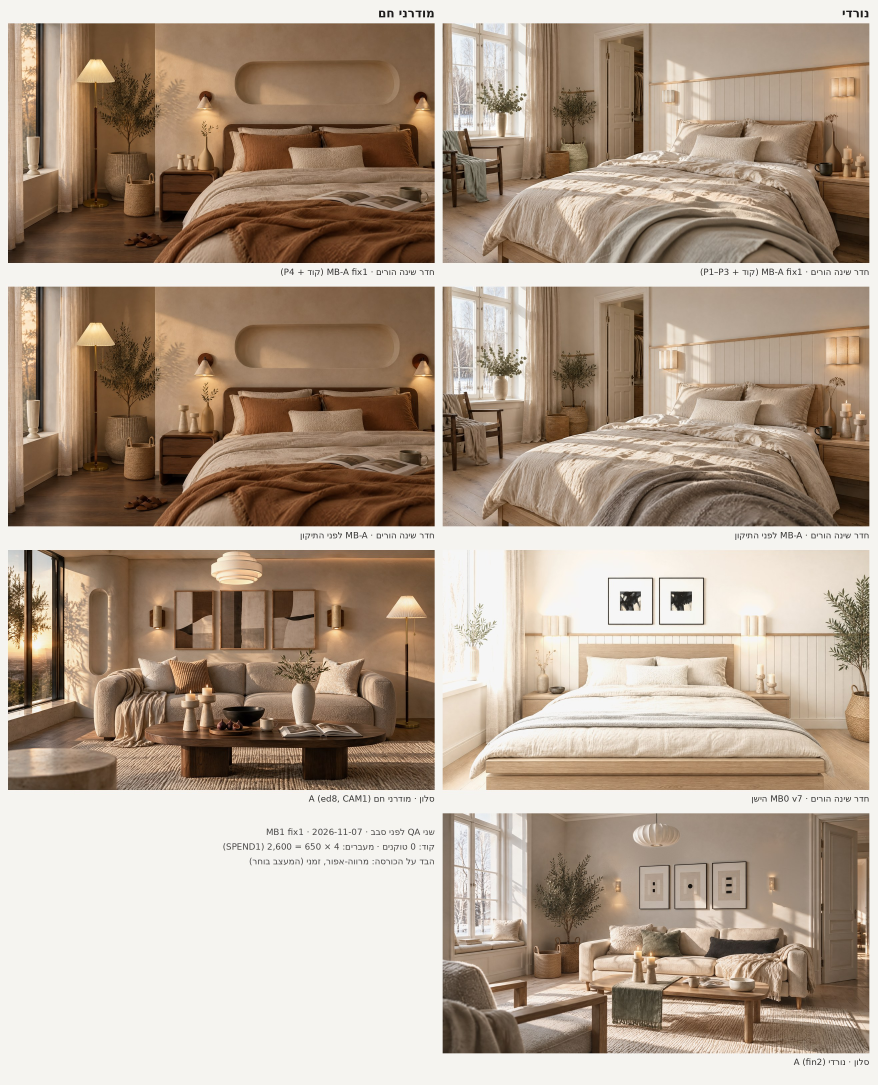
#> input picture assets/renders/master/editorial-2026-11-07/sheet-fix1.jpg, 2632 x 3254 px, given in place of nordic-MB-A.png, which was not available (shown at 1/3 size)
$ python mb1_sheet.py
#> lines starting #> are read from the running program, lines starting #| are printed output that depends on the picture
"""MB1 comparison sheet: the two new master-bedroom base frames next to MB0 v7 and the living-room frames of the same style."""
import sys
from PIL import Image, ImageDraw, ImageFont, features
ROOT = "/home/user/homedesign-app/assets/renders/"
OUT = ROOT + "master/editorial-2026-11-07/sheet.jpg"
cols = [  # (column title, [(file, label)])
    ("נורדי", [("master/editorial-2026-11-07/nordic/nordic-MB-A.png", "חדר שינה הורים · MB-A חדש (gpt-image-2-5, 600)"),
               ("master/nordic/v7/mb0-v7-r2-graded-v5.png", "חדר שינה הורים · MB0 v7 הישן"),
               ("editorial-phase-b-2026-11-06/nordic-A-fin2.png", "סלון · נורדי A (fin2)")]),
    ("מודרני חם", [("master/editorial-2026-11-07/warm-modern/warm-modern-MB-A.png", "חדר שינה הורים · MB-A חדש (gpt-image-2-5, 600)"),
                   ("editorial-phase-b-2026-11-06/warm-modern-A-ed7.png", "סלון · מודרני חם A (ed7, קו ed5)"),
                   (None, "")]),
]
TW, TH, PAD, LAB, HEAD = 1280, 720, 24, 46, 70
fb = ImageFont.truetype("/usr/share/fonts/truetype/dejavu/DejaVuSans-Bold.ttf", 36)
f = ImageFont.truetype("/usr/share/fonts/truetype/dejavu/DejaVuSans.ttf", 26)
rtl = (lambda t: t) if features.check("raqm") else (lambda t: t[::-1])  # with raqm PIL lays out RTL itself
W = PAD + len(cols) * (TW + PAD)
H = HEAD + 3 * (TH + LAB + PAD) + PAD
sheet = Image.new("RGB", (W, H), (246, 244, 240))
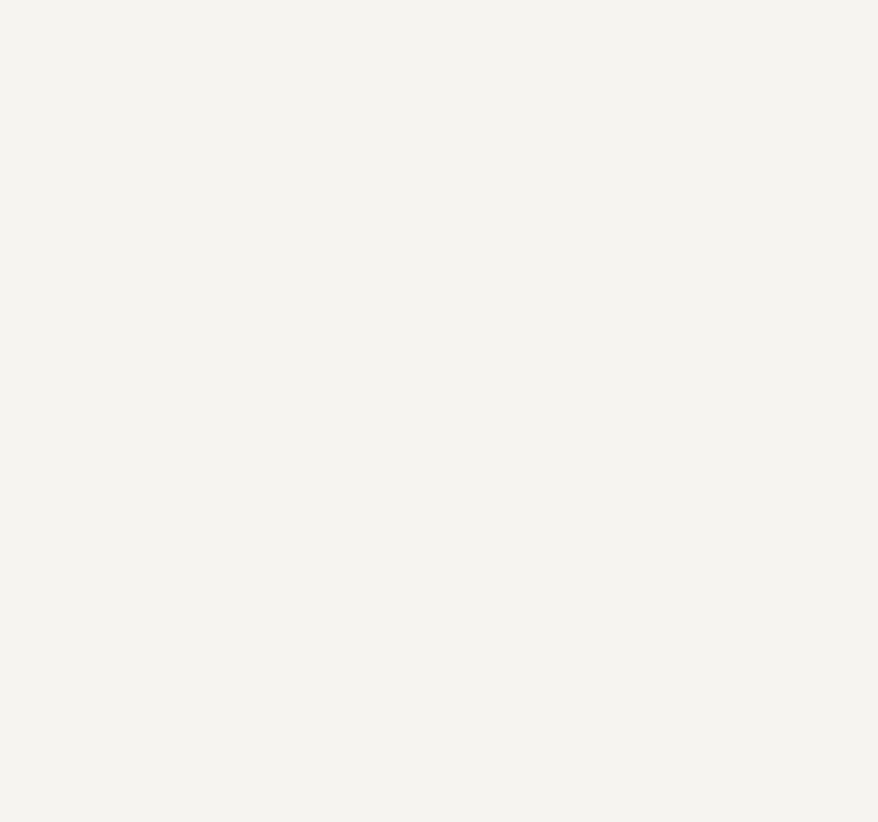
#> sheet: PIL image 2632x2464 RGB (shown at 1/3 size); mean R, G, B 246, 244, 240
d = ImageDraw.Draw(sheet)
for ci, (title, items) in enumerate(cols):
    x = PAD + ci * (TW + PAD)
    d.text((x + TW, 18), rtl(title), font=fb, fill=(30, 30, 30), anchor="ra")
    for ri, (fn, lab) in enumerate(items):
        y = HEAD + ri * (TH + LAB + PAD)
        if fn is None:
            continue
        im = Image.open(ROOT + fn).convert("RGB")
#> im is the input picture: PIL image 2632x3254 RGB; mean R, G, B 177.5, 159.6, 142.5
        s = min(TW / im.width, TH / im.height)
#> s = 0.221
        im = im.resize((round(im.width * s), round(im.height * s)), Image.LANCZOS)
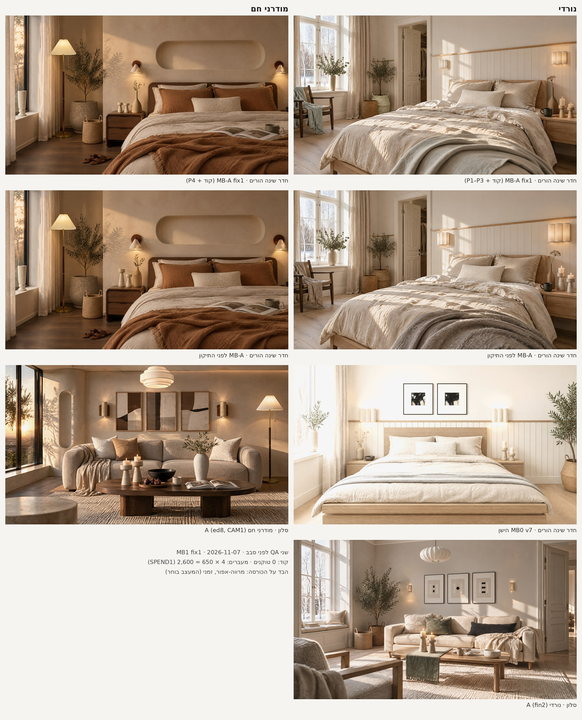
#> im: PIL image 582x720 RGB; mean R, G, B 177.5, 159.6, 142.5
        sheet.paste(im, (x + (TW - im.width) // 2, y + (TH - im.height) // 2))
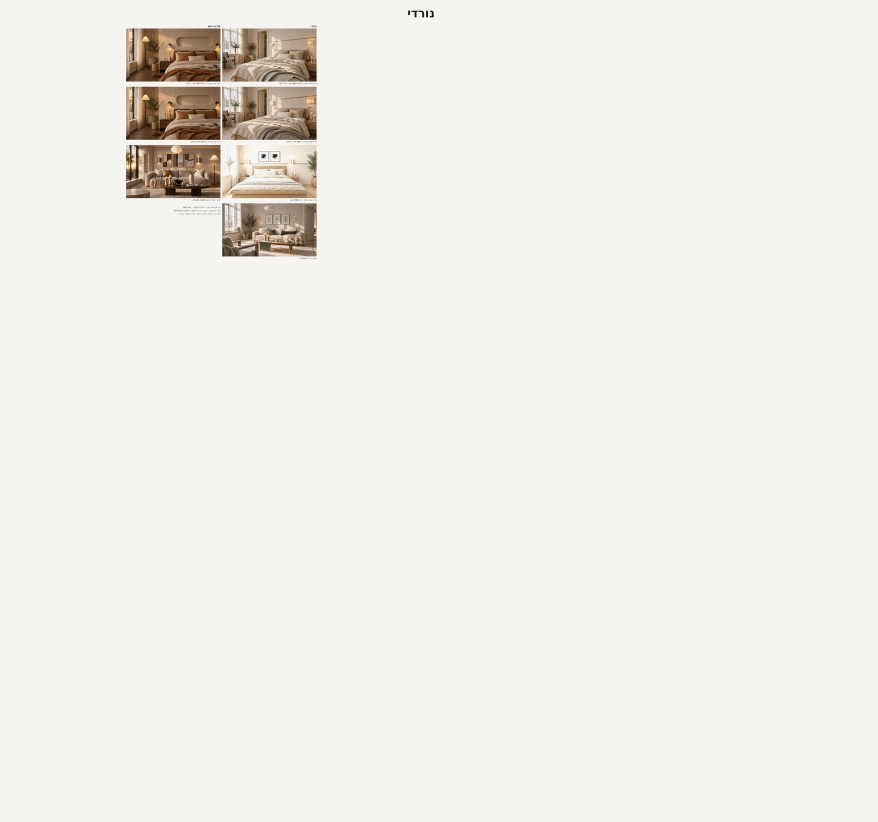
#> sheet: PIL image 2632x2464 RGB (shown at 1/3 size); mean R, G, B 241.6, 238.5, 233.7
#> (the run stopped early here; a loop or call above may not have finished)
